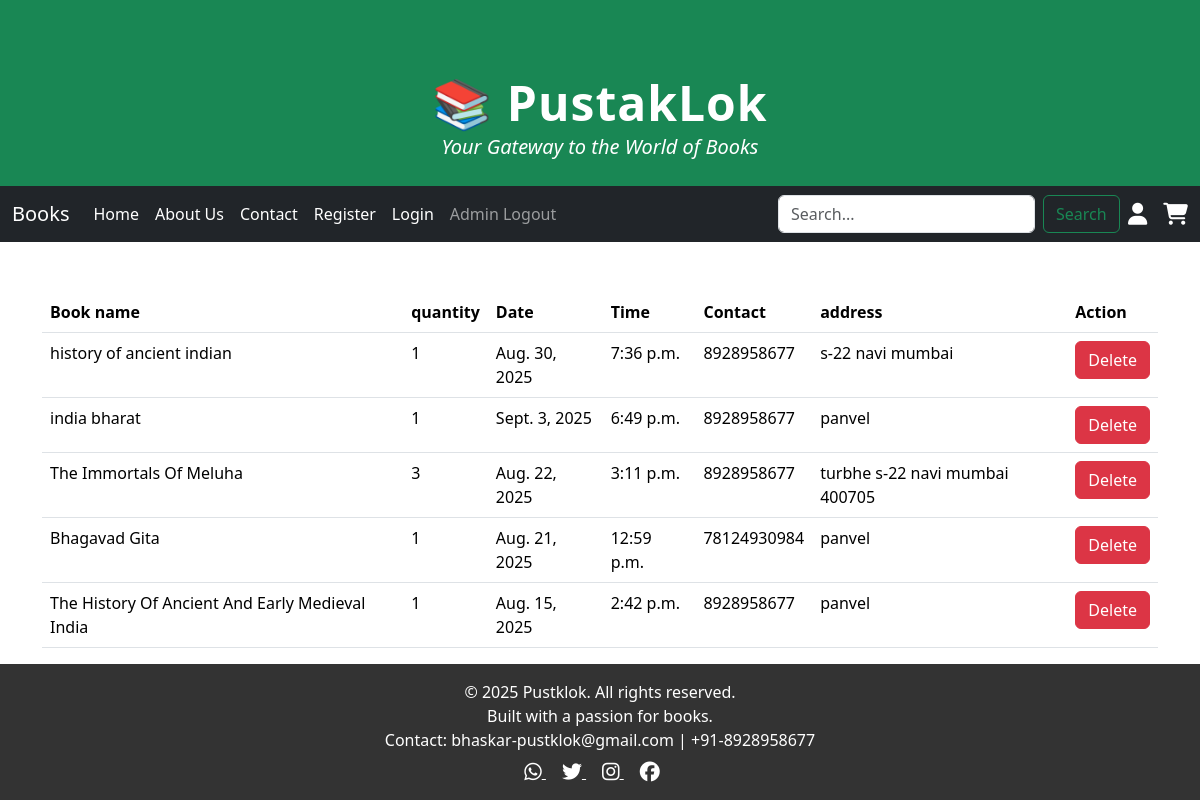
The app's page /admin_book/ (signed in) with its own data.
### mynewapp/models.py (models this page shows, shortened)
class book(models.Model):
    bid=models.AutoField(primary_key=True)
    uid=models.IntegerField()
    book_name=models.CharField(max_length=50)
    quantity=models.IntegerField(default=1)
    address=models.TextField(default="")
    total_price=models.IntegerField(default=0)
    date=models.DateField()
    time=models.TimeField()
    mobile=models.CharField(max_length=20)

### mynewapp/views.py (the view)
# urls.py: path("admin_book/", views.admin_book, name="admin_book"),
def admin_book(request):
    if 'a_name' in request.session:
        booking=book.objects.all()
        locate={'data':booking}
        return render(request,"admin_book.html",locate)
    else:
        locate={"status":"you need to login first"}
        return render(request,"login.html",locate)

### mynewapp/templates/admin_book.html (shortened to what this page needs)
{% extends 'master.html' %}
{% load static %}
{% block body %}
<div class="container">
    <div class="row">
        <div class="col-md-12 col-lg-12 col-xl-12">
            <table class="table">
                <thead>
                <tr>
                <th>Book name</th>
                <th>quantity</th>
                <th>Date</th>
                <th>Time</th>
                <th>Contact</th>
                <th>address</th>
                    <th>Action</th>
                </tr>
                </thead>
                <tbody>
                {% for x in data %}
                <tr>
                <td>{{x.book_name}}</td>
                <td>{{x.quantity}}</td>
                <td>{{x.date}}</td>
                <td>{{x.time}}</td>
                <td>{{x.mobile}}</td>
                <td>{{x.address}}</td>
<td><a class="btn btn-danger" href="{% url 'delete_order'%}?id={{x.bid}}" onclick="return confirm('Are you sure you want to delete this order')">Delete</a></td>
                </tr>
                {% endfor %}
                </tbody>
            </table>
        </div>
    </div>
</div>
{% endblock %}

### mynewapp/templates/master.html (shortened to what this page needs)
<!DOCTYPE html>
<html lang="en">
{% load static %}
<head>
    <link href="https://cdn.jsdelivr.net/npm/bootstrap@5.3.7/dist/css/bootstrap.min.css" rel="stylesheet">
    <link rel="stylesheet" href="{% static 'css/style.css' %}">
    <link rel="stylesheet" href="https://cdnjs.cloudflare.com/ajax/libs/font-awesome/6.5.0/css/all.min.css">
</head>
<body>
<header class="bg-success text-white py-4 shadow-sm" data-aos="fade-down">
  <div class="container text-center">
    <h1 class="display-5 fw-bold m-0" style="letter-spacing: 1px;">
      📚 PustakLok
    </h1>
    <p class="lead mb-0" style="font-style: italic;">
      Your Gateway to the World of Books
    </p>
  </div>
</header>
<nav class="navbar navbar-expand-lg navbar-dark bg-dark">
  <div class="container-fluid">
    <a class="navbar-brand" href="#">Books</a>
    <div class="collapse navbar-collapse" id="navbarSupportedContent">
      <ul class="navbar-nav me-auto mb-2 mb-lg-0">
        <li class="nav-item">
          <a class="nav-link active" href="/#home">Home</a>
        </li>
        <li class="nav-item">
          <a class="nav-link active" href="/#about">About Us</a>
        </li>
        <li class="nav-item">
          <a class="nav-link active" href="/#contact">Contact</a>
        </li>
          <li class="nav-item">
            <a class="nav-link active" href="{% url 'register' %}">Register</a>
          </li>
          <li class="nav-item">
            <a class="nav-link active" href="{% url 'login' %}">Login</a>
          </li>
        {% if 'a_name' not in request.session %}
        <li class="nav-item">
          <a class="nav-link" href="{% url 'admin_login_page' %}">Admin Login</a>
        </li>
        {% else %}
         <li class="nav-item">
          <a class="nav-link btn btn-danger" href="{% url 'admin_logout' %}"> Admin Logout</a>
        </li>
        {% endif %}
      </ul>
      <form class="d-flex align-items-center" role="search" onsubmit="scrollToBooks(); return false;">
        <input class="form-control me-2" id="searchInput" type="search" placeholder="Search...">
        <button class="btn btn-outline-success" type="submit">Search</button>
        {% if request.session.u_name %}
          <a href="{% url 'profile' %}" class="text-white me-3" style="font-size: 22px;">
            <i class="fas fa-user"></i>
          </a>
        {% endif %}
        <a href="#" class="text-white" style="font-size: 22px;">
          <i class="fas fa-shopping-cart"></i>
        </a>
      </form>
    </div>
  </div>
</nav>
{% block body %}
{% endblock %}
<div class="container-fluid text-white py-3" style="background-color: #333;">
  <div class="row">
    <div class="col-md-12 text-center">
      <p class="mb-2">
        © 2025 Pustklok. All rights reserved. <br>
        Built with a passion for books. <br>
        Contact: bhaskar-pustklok@gmail.com | +91-8928958677
      </p>
      <div class="mt-2">
        <a href="https://wa.me/918928958677" target="_blank" class="text-white me-3">
          <i class="fab fa-whatsapp fa-lg"></i>
        </a>
        <a href="https://twitter.com" target="_blank" class="text-white me-3">
          <i class="fab fa-twitter fa-lg"></i>
        </a>
        <a href="https://instagram.com" target="_blank" class="text-white me-3">
          <i class="fab fa-instagram fa-lg"></i>
        </a>
        <a href="https://facebook.com" target="_blank" class="text-white me-3">
          <i class="fab fa-facebook fa-lg"></i>
        </a>
      </div>
    </div>
  </div>
</div>
</body>
</html>

### mynewapp/static/css/style.css (style rules this page uses)
* { padding:0px; margin:0px; }
.container { margin-top: 50px; }

### records on screen
book: book_name "history of ancient indian", quantity "1", date "Aug. 30, 2025", time "7:36 p.m.", mobile "8928958677", address "s-22 navi mumbai"
book: book_name "india bharat", quantity "1", date "Sept. 3, 2025", time "6:49 p.m.", mobile "8928958677", address "panvel"
book: book_name "The Immortals Of Meluha", quantity "3", date "Aug. 22, 2025", time "3:11 p.m.", mobile "8928958677", address "turbhe s-22 navi mumbai 400705"
book: book_name "Bhagavad Gita", quantity "1", date "Aug. 21, 2025", time "12:59 p.m.", mobile "78124930984", address "panvel"
book: book_name "The History Of Ancient And Early Medieval India", quantity "1", date "Aug. 15, 2025", time "2:42 p.m.", mobile "8928958677", address "panvel"
